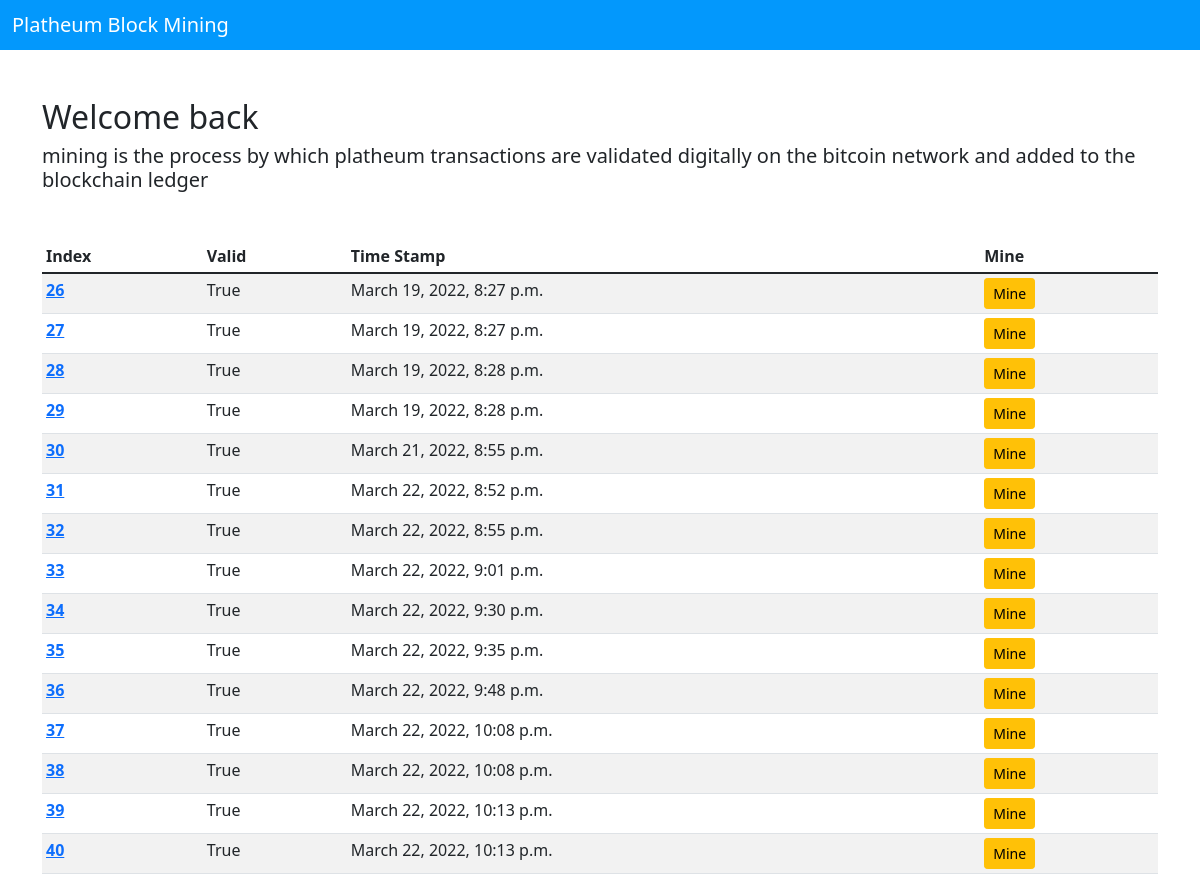
/nodes/blocks/, run on the app's committed database.
### blocks/models.py (models this page shows, shortened)
class Block(models.Model):
    index = models.AutoField(primary_key=True)
    time_stamp = models.DateTimeField(auto_now=True)
    hash = models.CharField(max_length=255, blank=True)
    tx_hash = models.TextField()
    nonce = models.CharField(max_length=255, default=0, blank=True)
    data = models.TextField(blank=True, max_length=255)
    previous_hash = models.CharField(max_length=255)
    added_to_bc = models.BooleanField(default=False)
    def is_valid(self):
        return True

### nodes/views.py (the view)
# urls.py: path('blocks/', pending_blocks),
def pending_blocks(request):
    blocks = Block.objects.filter(added_to_bc=False)
    return render(request,'nodes/index.html', {'blocks': list(blocks)})

### nodes/templates/nodes/index.html (shortened to what this page needs)
<!DOCTYPE html>
<html lang="en">
  <head>
    <link
      href="https://cdn.jsdelivr.net/npm/bootstrap@5.1.3/dist/css/bootstrap.min.css"
      rel="stylesheet"
    />
  </head>
  <body>
    <nav class="navbar navbar-dark mb-5" style="background-color: #0398fc">
      <div class="container-fluid">
        <span class="navbar-brand mb-0 h1">Platheum Block Mining</span>
      </div>
    </nav>
    <div class="container">
      <h2>Welcome back</h2>
      <h5 class="text-mute">
        mining is the process by which platheum transactions are validated
        digitally on the bitcoin network and added to the blockchain ledger
      </h5>
      <table class="table table-striped table-hover mt-5 table-sm">
        <thead>
          <tr>
            <th scope="col">Index</th>
            <th scope="col">Valid</th>
            <th scope="col">Time Stamp</th>
            <th scope="col">Mine</th>
          </tr>
        </thead>
        <tbody>
          {% for block in blocks%}
          <tr>
            <th><a href="{{block.index}}/">{{block.index}}</a></th>
            <td>{{block.is_valid}}</td>
            <td>{{block.time_stamp}}</td>
            <td>
              <a class="btn btn-warning btn-sm" href="mine/{{block.index}}/"
                >Mine</a
              >
            </td>
          </tr>
          {%endfor%}
        </tbody>
      </table>
    </div>
  </body>
</html>

### data on the page
Block: index "26", is_valid "True", time_stamp "March 19, 2022, 8:27 p.m."
Block: index "27", is_valid "True", time_stamp "March 19, 2022, 8:27 p.m."
Block: index "28", is_valid "True", time_stamp "March 19, 2022, 8:28 p.m."
Block: index "29", is_valid "True", time_stamp "March 19, 2022, 8:28 p.m."
Block: index "30", is_valid "True", time_stamp "March 21, 2022, 8:55 p.m."
Block: index "31", is_valid "True", time_stamp "March 22, 2022, 8:52 p.m."
Block: index "32", is_valid "True", time_stamp "March 22, 2022, 8:55 p.m."
Block: index "33", is_valid "True", time_stamp "March 22, 2022, 9:01 p.m."
Block: index "34", is_valid "True", time_stamp "March 22, 2022, 9:30 p.m."
Block: index "35", is_valid "True", time_stamp "March 22, 2022, 9:35 p.m."
Block: index "36", is_valid "True", time_stamp "March 22, 2022, 9:48 p.m."
Block: index "37", is_valid "True", time_stamp "March 22, 2022, 10:08 p.m."
Block: index "38", is_valid "True", time_stamp "March 22, 2022, 10:08 p.m."
Block: index "39", is_valid "True", time_stamp "March 22, 2022, 10:13 p.m."
Block: index "40", is_valid "True", time_stamp "March 22, 2022, 10:13 p.m."
